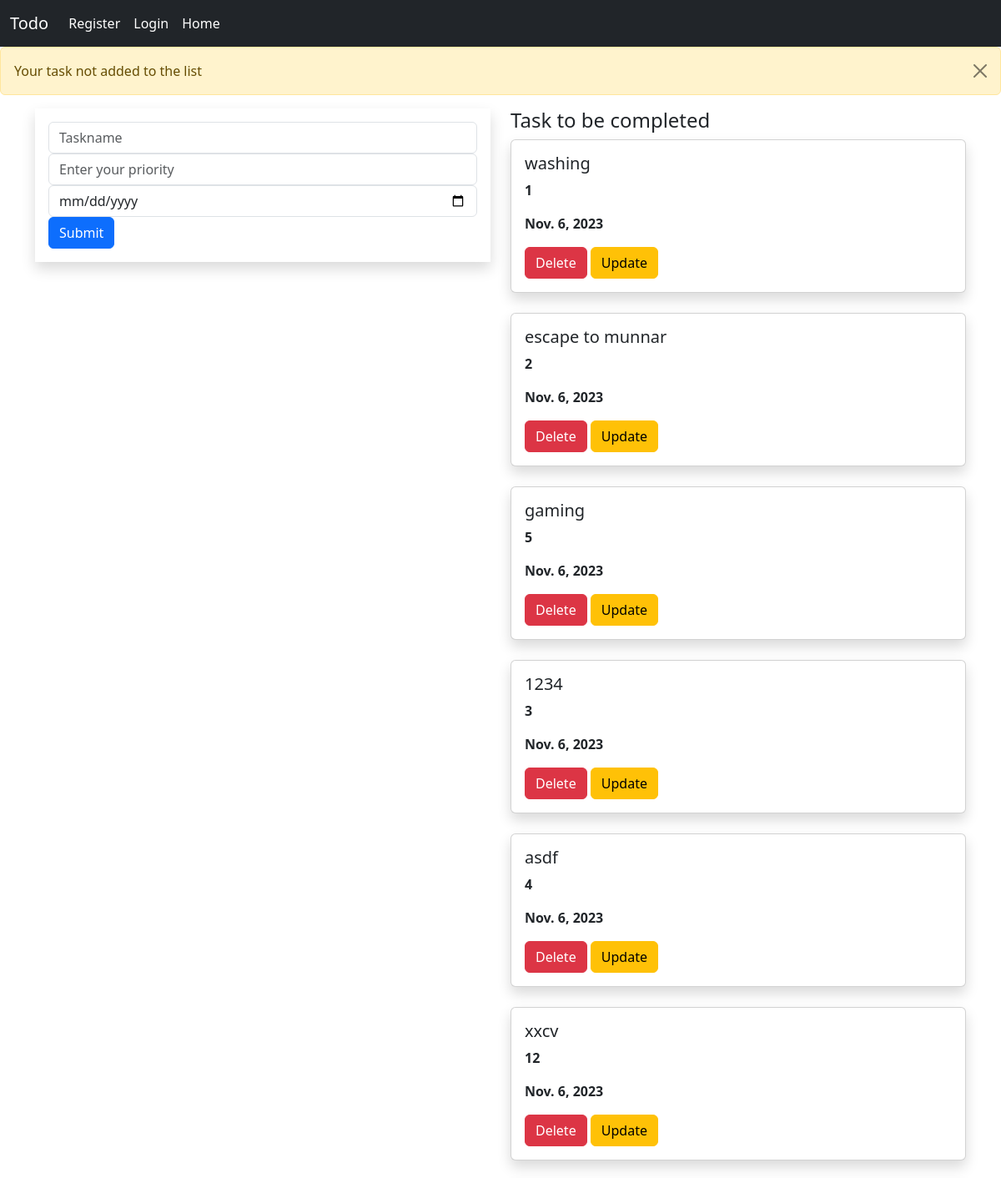
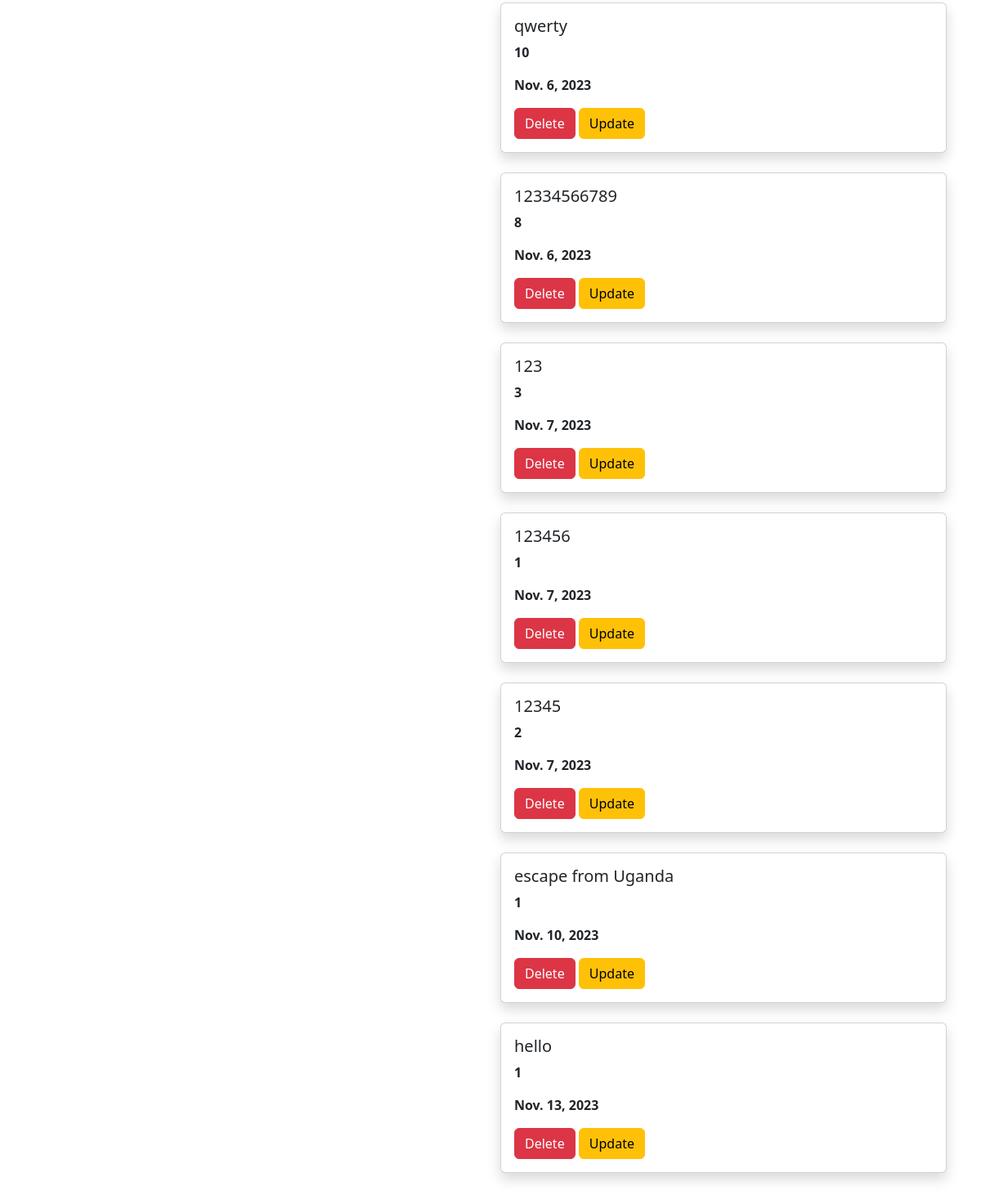
The page / on the database its author committed (2 pictures, top to bottom).
### todoapp/models.py (models this page shows, shortened)
class Task(models.Model):
    name=models.CharField(max_length=250)
    priority=models.IntegerField()
    date=models.DateField()

### todoapp/views.py (the view)
# urls.py: path('',views.add,name='add'),
def add(request):
    task1 = Task.objects.all()
    if request.method == 'POST':
        name = request.POST.get('task', '')
        priority = request.POST.get('priority', '')
        date = request.POST.get('date', '')
        task = Task(name=name, priority=priority, date=date)
        task.save()
    return render(request, 'home.html', {'task1': task1})

### templates/home.html (shortened to what this page needs)
{% block content %}
<link href="https://cdn.jsdelivr.net/npm/bootstrap@5.3.2/dist/css/bootstrap.min.css" rel="stylesheet">
</head>
<body>
  <nav class="navbar navbar-expand-lg navbar-dark bg-dark">
    <div class="container-fluid">
      <a class="navbar-brand" href="#">Todo</a>
      <div class="collapse navbar-collapse" id="navbarSupportedContent">
        <ul class="navbar-nav me-auto mb-2 mb-lg-0">
        {% if user.is_authenticated %}
          <li class="nav-item"><a class="nav-link active" aria-current="page" href="">Hello {{user}}</a></li>
          <li class="nav-item"><a class="nav-link active" aria-current="page" href="/logout">Logout</a></li>
          {% else %}
          <li class="nav-item"><a class="nav-link active" aria-current="page" href="/register">Register</a></li>
          <li class="nav-item"><a class="nav-link active" aria-current="page" href="/login">Login</a></li>
          {% endif %}
          <li class="nav-item">
            <a class="nav-link active" aria-current="page" href="/">Home</a>
          </li>
        </ul>
      </div>
    </div>
  </nav>
  {% if success %}
  <div class="alert alert-warning alert-dismissible fade show" role="alert">
  <strong>Success:</strong> Your task has been added to the list
  {% else %}
  <div class="alert alert-warning alert-dismissible fade show" role="alert">
  <strong></strong> Your task not added to the list
  <button type="button" class="btn-close" data-bs-dismiss="alert" aria-label="Close"></button>
  </div>
  {% endif %}
</body>
</html>
<div class="container">
    <div class="row">
        <div class="col-md-6">
            <form method="POST" class="p-3 shadow">
                <div class="form-group">
                    <input type="text" class="form-control" name="task" placeholder="Taskname">
                </div>
                <div class="form-group">
                    <input type="text" class="form-control" name="priority" placeholder="Enter your priority">
                </div>
                <div class="form-group">
                    <input type="date" class="form-control" name="date" placeholder="Enter the date">
                </div>
                <button type="submit"class="btn btn-primary">Submit</button>
            </form>
        </div>
        <div class="col-md-6">
            <h4>Task to be completed</h4>
            {% for i in task1 %}
            <div class="shadow card">
                <div class="card-body">
                    <h5 class="card-title">{{i.name}}</h5>
                    <p><b>{{i.priority}}</b></p>
                    <p><b>{{i.date}}</b></p>
                    <a class="btn btn-danger" href="{% url 'delete' i.id %}">Delete</a>
                    <a class="btn btn-warning" href="{% url 'update' i.id %}">Update</a><br>
                </div>
            </div>
            <br>
            {% endfor %}
        </div>
    </div>
</div>
{% endblock %}

### rows shown on the page
Task: name "washing", priority "1", date "Nov. 6, 2023"
Task: name "escape to munnar", priority "2", date "Nov. 6, 2023"
Task: name "gaming", priority "5", date "Nov. 6, 2023"
Task: name "1234", priority "3", date "Nov. 6, 2023"
Task: name "asdf", priority "4", date "Nov. 6, 2023"
Task: name "xxcv", priority "12", date "Nov. 6, 2023"
Task: name "qwerty", priority "10", date "Nov. 6, 2023"
Task: name "12334566789", priority "8", date "Nov. 6, 2023"
Task: name "123", priority "3", date "Nov. 7, 2023"
Task: name "123456", priority "1", date "Nov. 7, 2023"
Task: name "12345", priority "2", date "Nov. 7, 2023"
Task: name "escape from Uganda", priority "1", date "Nov. 10, 2023"
Task: name "hello", priority "1", date "Nov. 13, 2023"
